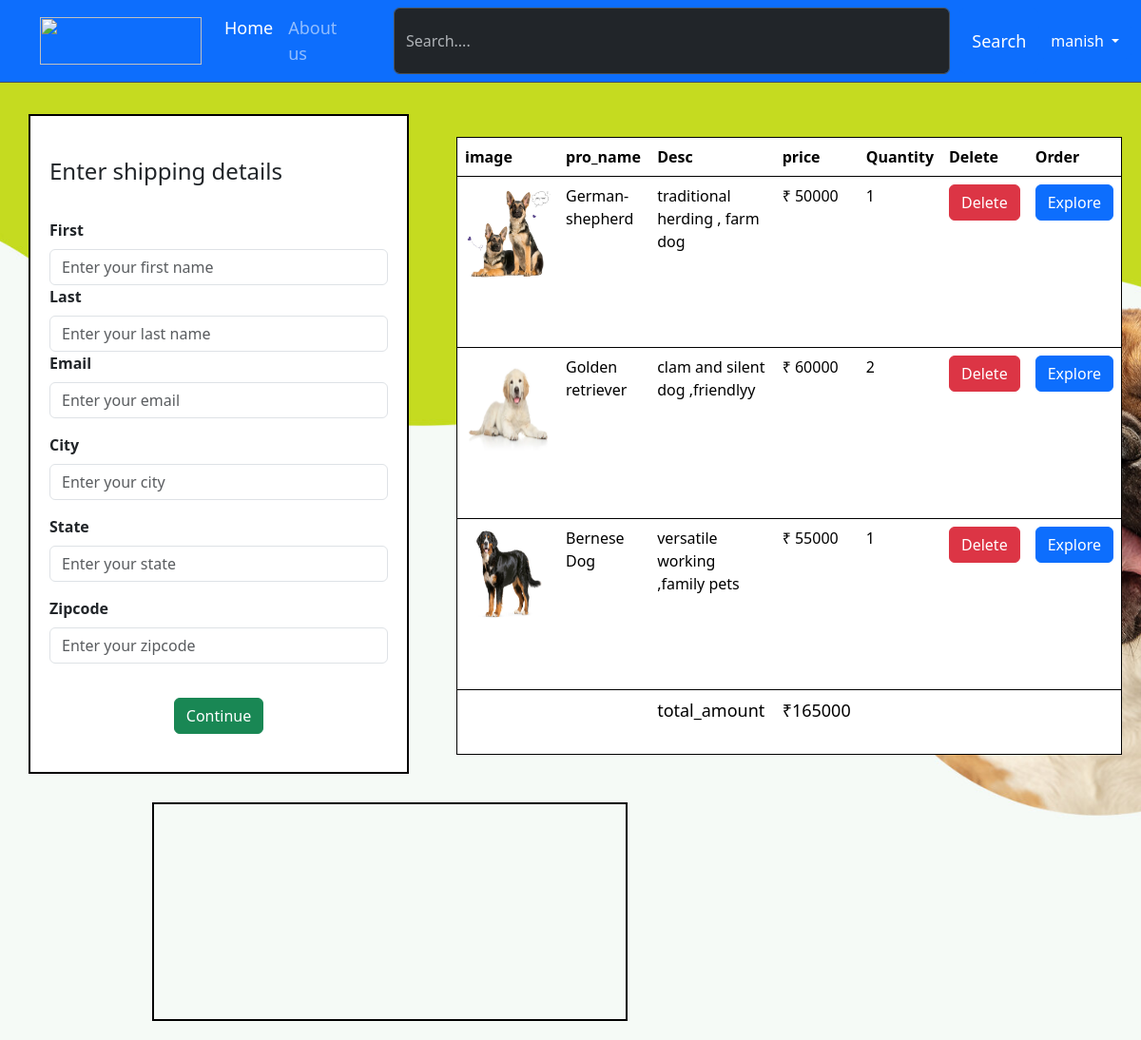
Page /order/checkout (signed in) on the committed database.
### cart/models.py (models this page shows, shortened)
class Cart(models.Model):
   username = models.ForeignKey(User,on_delete=models.CASCADE)
   product_name = models.ForeignKey(Product,on_delete=models.CASCADE)
   product_price = models.IntegerField(default=0)
   product_desc = models.CharField(max_length=200,default='')
   product_image = models.ImageField(upload_to='shop',default='')
   quantity = models.IntegerField(default=1)
   total_price = models.IntegerField(default=0)

### shop/models.py (models this page shows)
class Product(models.Model):
    product_name = models.CharField(max_length=30)
    product_desc = models.CharField(max_length=30)
    product_type = models.CharField(max_length=30)
    product_price = models.IntegerField()
    product_image = models.ImageField(upload_to='images',default='')
    details = models.CharField(max_length=30000,default='')
    def __str__(self):
        return self.product_name

### checkout/views.py (the view)
# urls.py: path('checkout',views.checkout),
def checkout(request):
    username = request.session.get('Username')
    context = {}
    total_amount = 0
    products = Cart.objects.filter(username__username = username)
    for i in products:
        total_amount += i.product_price
    context['products'] = products
    context['total_amount'] = total_amount
    print(total_amount)
    return render(request,'checkout/checkout.html',context)

### checkout/templates/checkout/checkout.html (shortened to what this page needs)
{% extends 'shop/base.html' %}
{% block body %}
<div class="container" style="padding: 40px 20px; width: 400px; border: 2px solid black; background-color: white; float: left;margin-left: 30px;margin-right: 50px; margin-top: 120px;">
<form  action="/order/" method="post">
    <div>
   <legend>Enter shipping details</legend><br><br>
    <div class="mb-3">
        <strong><label for="exampleInputEmail1" class="form-label">First</label></strong>
        <input type="text" name="first" class="form-control" id="exampleInputEmail1" aria-describedby="emailHelp" placeholder="Enter your first name">
    <div class="mb-3">
       <strong><label for="exampleInputEmail1" class="form-label" >Last</label></strong>
        <input type="text" name="last" class="form-control" id="exampleInputEmail1" aria-describedby="emailHelp" placeholder="Enter your last name">
    <div class="mb-3">
      <strong><label for="exampleInputPassword1" class="form-label">Email</label></strong>
      <input type="email" name="email" class="form-control" id="exampleInputPassword1" placeholder="Enter your email">
  </div>
    <div class="mb-3">
      <strong><label for="exampleInputEmail1" class="form-label">City</label></strong>
      <input type="text" name="city" class="form-control" id="exampleInputEmail1" aria-describedby="emailHelp" placeholder="Enter your city">
    </div>
        <strong><label for="exampleInputEmail1" class="form-label">State</label></strong>
        <input type="text" name="state" class="form-control" id="exampleInputEmail1" aria-describedby="emailHelp" placeholder="Enter your state">
    </div>
        <strong><label for="exampleInputEmail1" class="form-label">Zipcode</label></strong>
        <input type="text" name="zipco" class="form-control" id="exampleInputEmail1" aria-describedby="emailHelp" placeholder="Enter your zipcode">
    </div>
</div>
<center><button type="submit" name="paypal-button-id" id="paypal-button-id" class="btn btn-success" style="margin-top: 20px;">Continue</button></center>
</div>
</form><br>
<form action="/cart" method="post">
<table class="table" style="border: 1px solid black; height: 650px; width: 700px; margin-right: 250px; padding: 30px; margin-top: 120px;">
    <thead>
      <tr>
        <th>image</th>
        <th>pro_name</th>
        <th>Desc</th>
        <th>price</th>
        <th>Quantity</th>
        <th>Delete</th>
        <th>Order</th>
      </tr>
    </thead>
    {% for i in products %}
    <tbody>
      <tr>
        <td><img src="{{i.product_image.url}}"  height="100px" width="90px"></td>
        <td>{{i.product_name}}</td>
        <td>{{i.product_desc}}</td>
        <td>₹ {{i.product_price}}</td>
        <td>{{i.quantity}}</td>
        <td><button formaction="/cart/deletefromcart" name="pname" value="{{i.product_name}}"class="btn btn-danger">Delete</button></td>
        <td><button class="btn btn-primary" formaction="/shop/">Explore</button></td>
      </tr>
    </tbody>
    {% endfor %}
    <tr>
      <td></td>
      <td></td>
      <td style="font-size: large;">total_amount</td>
      <td style="font-size: large;">₹{{total_amount}}</td>
      <td></td>
      <td></td>
      <td></td>
    </tr>
  </table>
  <div id="paypal-button-container" style=" margin-top: 50px; margin-left: 160px; border: 2px solid black;height: 230px; width: 500px; padding: 50px;margin-bottom: 20px;"></div>
</form>
{% endblock %}

### static/shop/styles.css (style rules this page uses)
.bg { background-image: url('/static/image/docomo.jpg'); background-repeat: no-repeat; background-size: cover; background-position: center; background-attachment: fixed; }

### rows in the picture
Cart: product_image (picture), product_name "German-shepherd", product_desc "traditional herding , farm dog", product_price "50000", quantity "1"
Cart: product_image (picture), product_name "Golden retriever", product_desc "clam and silent dog ,friendlyy", product_price "60000", quantity "2"
Cart: product_image (picture), product_name "Bernese Dog", product_desc "versatile working ,family pets", product_price "55000", quantity "1"

### other values in the picture
{{ request.session.Username }} "manish"
{{ total_amount }} "165000"
